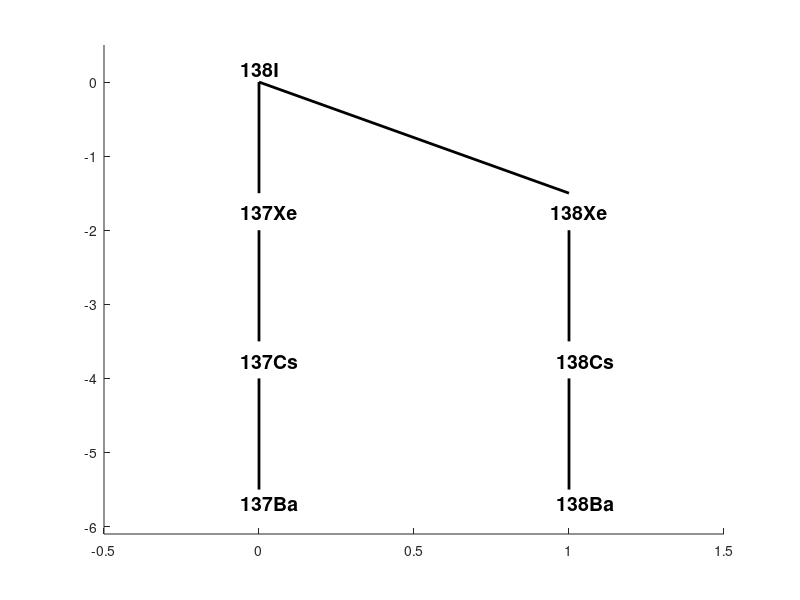

Here is the MATLAB script that generated this plot:
clear all;
clf;
lg=2;
tpnt=[0 0];
bpnt=[0 -lg];

yek=figure(1);
axis([-0.5 1.5 -6.1 0.5]);
hold on;

plot([tpnt(1) bpnt(1)], ...
    [tpnt(2) 0.75*bpnt(2)], ...
    'k','LineWidth',2);
plot([tpnt(1) bpnt(1)], ...
    [bpnt(2) 1.75*bpnt(2)], ...
    'k','LineWidth',2);
plot([tpnt(1) bpnt(1)], ...
    [2*bpnt(2) 2.75*bpnt(2)], ...
    'k','LineWidth',2);
plot([tpnt(1) -0.5*(bpnt(2))], ...
    [tpnt(2) 0.75*bpnt(2)], ...
    'k','LineWidth',2);
plot([-0.5*(bpnt(2)) -0.5*(bpnt(2))], ...
    [bpnt(2) 1.75*bpnt(2)], ...
    'k','LineWidth',2);
plot([-0.5*(bpnt(2)) -0.5*(bpnt(2))], ...
    [2*bpnt(2) 2.75*bpnt(2)], ...
    'k','LineWidth',2);
hold off;

text((-0.06+tpnt(1)),(0.18+tpnt(2)),'138I','FontSize',14,'FontWeight','bold');
text((-0.06+tpnt(1)),(0.25+bpnt(2)),'137Xe','FontSize',14,'FontWeight','bold');
text((-0.06+tpnt(1)),2.15*(0.25+bpnt(2)),'137Cs','FontSize',14,'FontWeight','bold');
text((-0.06+tpnt(1)),3.25*(0.25+bpnt(2)),'137Ba','FontSize',14,'FontWeight','bold');
text((0.94+tpnt(1)),(0.25+bpnt(2)),'138Xe','FontSize',14,'FontWeight','bold');
text((0.96+tpnt(1)),2.15*(0.25+bpnt(2)),'138Cs','FontSize',14,'FontWeight','bold');
text((0.96+tpnt(1)),3.25*(0.25+bpnt(2)),'138Ba','FontSize',14,'FontWeight','bold');
